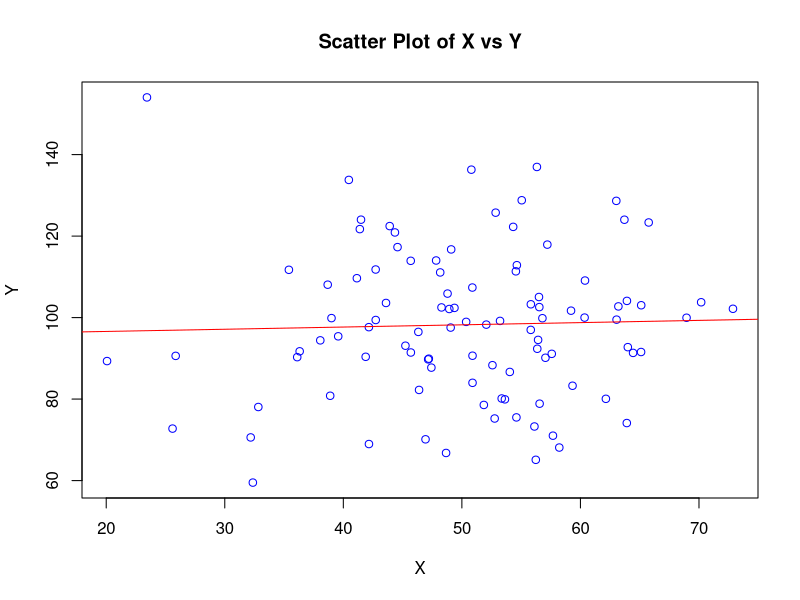

Here is the R script that generated this plot:
# Set seed for reproducibility
set.seed(42)

# Generate random data
data <- data.frame(
  X = rnorm(100, mean=50, sd=10),   # Random values for X (mean = 50, sd = 10)
  Y = rnorm(100, mean=100, sd=20)  # Random values for Y (mean = 100, sd = 20)
)

# View first few rows of the data
head(data)

# Save data to a CSV if needed
write.csv(data, "random_data.csv", row.names = FALSE)

# Mean of column X
mean(data$X)

# Standard deviation of column Y
sd(data$Y)

# Summary statistics for both columns
summary(data)

# Correlation between X and Y
cor(data$X, data$Y)

# Linear regression (Y ~ X)
model <- lm(Y ~ X, data=data)

# Regression summary
summary(model)

# Adding plot and regression line
plot(data$X, data$Y, main="Scatter Plot of X vs Y", xlab="X", ylab="Y", col="blue")
abline(lm(Y ~ X, data=data), col="red")

# T-test to compare means of X and Y
t.test(data$X, data$Y)